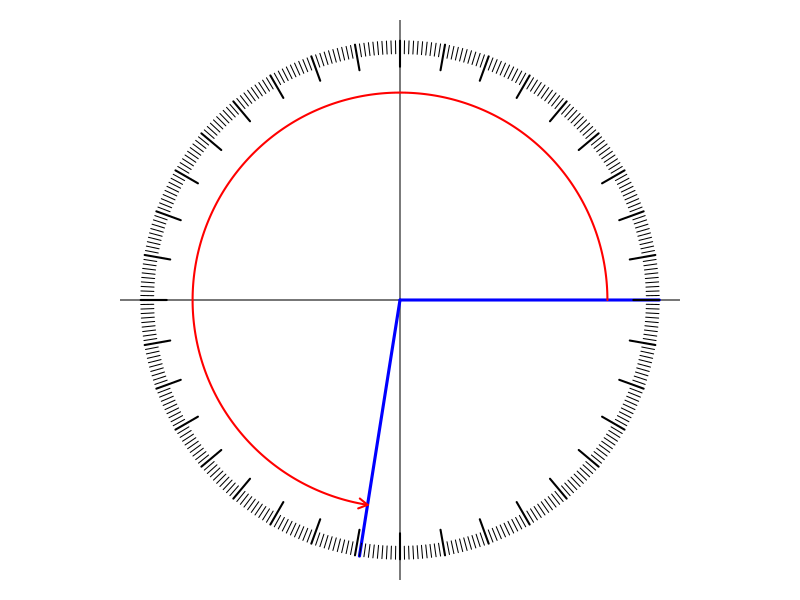

The R source for this figure:
## ---- chunk 1
degs = sample(10:350,1)
rads = degs/180*pi
shuch = list(c(0,degs/180*pi))
## ---- chunk 2
par(pty="s")
for(i in 1:length(shuch)){
  par(mar=c(1,1,1,1),pty="s")
  plot(0,0,type="n",ann=F,axes=F,xlim=c(-1,1),ylim=c(-1,1))
  abline(h=0)
  abline(v=0)
  a1 = shuch[[i]][1]
  a2 = shuch[[i]][2]
  lines(c(0,cos(a1)),c(0,sin(a1)),col="blue",lwd=3)
  lines(c(0,cos(a2)),c(0,sin(a2)),col="blue",lwd=3)
  len = 500
  th = seq(a1,a2,length.out = len+1)
  if(abs(a2-a1)>2*pi){
    r = seq(0.4,0.8,length.out = len+1)
  } else {
    r = 0.8
  }
  lines(r*cos(th),r*sin(th),lwd=2,col="red")
  arrows(0.8*cos(th[len]),0.8*sin(th[len]),0.8*cos(th[len+1]),0.8*sin(th[len+1]),lwd=2,col="red",length=0.1)
  for(theta in 1:360){
    thet = theta/180*pi
    if(theta%%10==0){
      lines(c(0.9*cos(thet),cos(thet)),c(0.9*sin(thet),sin(thet)),lwd=2)
    } else {
      lines(c(0.95*cos(thet),cos(thet)),c(0.95*sin(thet),sin(thet)))
    }
  }
}
